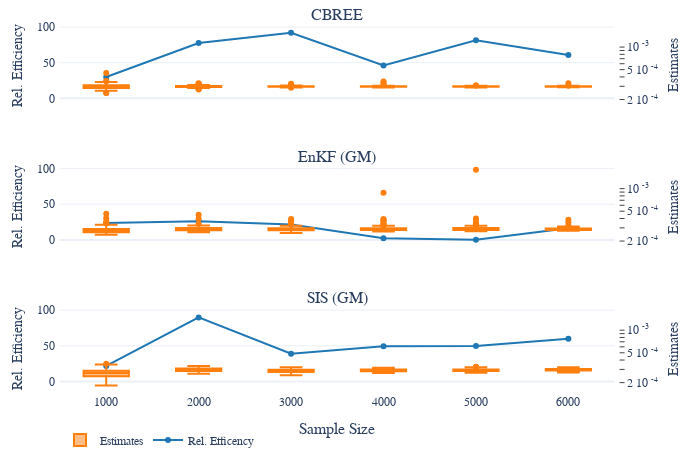

Write notebook code for a chart like this one.
### Markdown cell above
## Compare relative Efficiency

### Code cell
# filter
my_mixture_model = "GM"
my_obs_windows = 2
my_epsilon = 1
my_bm_cvar_tgt = 1
prob = df_agg.Problem.unique().item() 
this_df_agg = df_agg.query(
    "Problem == @prob & `Averaging Method`=='Average Estimate' & mixture_model==@my_mixture_model")
this_df_agg = this_df_agg[this_df_agg['$N_{{ \\text{{obs}} }}$']
                          == my_obs_windows]
this_df_agg = this_df_agg[this_df_agg['$\\epsilon_{{\\text{{Target}}}}$'] == my_epsilon]
this_df_agg = this_df_agg[this_df_agg['$\\Delta_{{\\text{{Target}}}}$'] == my_bm_cvar_tgt] 
this_df = df.query("Problem == @prob & `Averaging Method`=='Average Estimate' & mixture_model==@my_mixture_model")
this_df = this_df[this_df['$N_{{ \\text{{obs}} }}$']
                          == my_obs_windows]
this_df = this_df[this_df['$\\epsilon_{{\\text{{Target}}}}$'] == my_epsilon]
this_df = this_df[this_df['$\\Delta_{{\\text{{Target}}}}$'] == my_bm_cvar_tgt] 
this_df_agg = pd.concat(
    [this_df_agg, df_bm_agg[df_bm_agg.Solver.str.contains("GM")]])
this_df = pd.concat(
    [this_df, df_bm[df_bm.Solver.str.contains("GM")]])
this_df_agg["Relative Efficiency"] = (
    1 - this_df_agg["Truth"]) * this_df_agg["Truth"]
this_df_agg["Relative Efficiency"] = this_df_agg["Relative Efficiency"] / \
    (this_df_agg["Cost Mean"] * this_df_agg["MSE"])

this_df_agg.loc[this_df_agg.Solver.str.startswith("CBREE"), "Solver"] = "CBREE" 
this_df.loc[this_df.Solver.str.startswith("CBREE"), "Solver"] = "CBREE" 
fig = ree.make_efficiency_plot(this_df_agg,
                               this_df,
                               "Sample Size",
                           "Relative Efficiency",
                           "Estimate",
                           facet_row="Solver",
                           shared_secondary_y_axes=True)
fig.show()
fig_title = "eficiency plot " + prob + " solver vs sample size"
fig.write_image(f"{fig_title}.pdf".replace(" ", "_").lower())
fig_description = f"Solving the {prob} with the CBREE method and two benchmark methods (row). \
We vary the sample size ($x$-axis) and show for each sample size two quantities. \
There is an estimate of the relative efficiency (left $y$-axis) and \
a boxplot of the corresponding ${int(2*this_df_agg.Seed.unique()[0]+1)}$ empirical estimates of the failure probability (righ $y$-axis). \
The other parameters of the CBREE method are $\\Delta_{{\\text{{Target}}}} = {my_bm_cvar_tgt}$, \
$N_\\text{{obs}} = {my_obs_windows}$ and \
$\\epsilon_{{\\text{{Target}}}} = {my_epsilon}$."
with open(f"{fig_title} desc.tex".replace(" ", "_").lower(), "w") as file:
    file.write(fig_description)
display(Markdown(fig_description))

### Figure 1 — Plotly figure (JSON) as saved in the notebook; plotly's stock layout.template omitted (floating-point values rounded to 4 significant figures; data arrays with more than 128 entries replaced by an {"elided": "..."} marker saying what was removed)
{"data": [{"legendgroup": "2", "marker": {"color": "#FF7F0E"}, "name": "Estimates", "showlegend": true, "type": "box", "x": {"elided": "600 int values"}, "xaxis": "x", "y": {"elided": "600 float values"}, "yaxis": "y2"}, {"legendgroup": "1", "marker": {"color": "#1F77B4"}, "name": "Rel. Efficency", "showlegend": true, "type": "scatter", "x": [1000, 2000, 3000, 4000, 5000, 6000], "xaxis": "x", "y": [30.0, 77.71, 91.97, 46.03, 81.36, 60.73], "yaxis": "y"}, {"legendgroup": "2", "marker": {"color": "#FF7F0E"}, "name": "Estimates", "showlegend": false, "type": "box", "x": {"elided": "600 int values"}, "xaxis": "x2", "y": {"elided": "600 float values"}, "yaxis": "y4"}, {"legendgroup": "1", "marker": {"color": "#1F77B4"}, "name": "Rel. Efficency", "showlegend": false, "type": "scatter", "x": [1000, 2000, 3000, 4000, 5000, 6000], "xaxis": "x2", "y": [23.53, 26.23, 21.62, 2.369, 0.3325, 16.25], "yaxis": "y3"}, {"legendgroup": "2", "marker": {"color": "#FF7F0E"}, "name": "Estimates", "showlegend": false, "type": "box", "x": {"elided": "600 int values"}, "xaxis": "x3", "y": {"elided": "600 float values"}, "yaxis": "y6"}, {"legendgroup": "1", "marker": {"color": "#1F77B4"}, "name": "Rel. Efficency", "showlegend": false, "type": "scatter", "x": [1000, 2000, 3000, 4000, 5000, 6000], "xaxis": "x3", "y": [21.7, 89.84, 38.89, 49.27, 49.76, 59.85], "yaxis": "y5"}], "layout": {"annotations": [{"font": {"size": 16}, "showarrow": false, "text": "CBREE", "x": 0.47, "xanchor": "center", "xref": "paper", "y": 1, "yanchor": "bottom", "yref": "paper"}, {"font": {"size": 16}, "showarrow": false, "text": "EnKF (GM)", "x": 0.47, "xanchor": "center", "xref": "paper", "y": 0.6111, "yanchor": "bottom", "yref": "paper"}, {"font": {"size": 16}, "showarrow": false, "text": "SIS (GM)", "x": 0.47, "xanchor": "center", "xref": "paper", "y": 0.2222, "yanchor": "bottom", "yref": "paper"}, {"font": {"size": 16}, "showarrow": false, "text": "Sample Size", "x": 0.47, "xanchor": "center", "xref": "paper", "y": 0, "yanchor": "top", "yref": "paper", "yshift": -30}], "autosize": false, "font": {"family": "Serif"}, "height": 466.7, "legend": {"orientation": "h"}, "margin": {"b": 50, "l": 50, "pad": 4, "r": 50, "t": 25}, "width": 700, "xaxis": {"anchor": "y", "domain": [0, 0.94], "exponentformat": "power", "matches": "x3", "showticklabels": false}, "xaxis2": {"anchor": "y3", "domain": [0, 0.94], "matches": "x3", "showticklabels": false}, "xaxis3": {"anchor": "y5", "domain": [0, 0.94]}, "yaxis": {"anchor": "x", "domain": [0.7778, 1], "exponentformat": "power", "matches": "y5", "title": {"text": "Rel. Efficiency"}}, "yaxis2": {"anchor": "x", "exponentformat": "power", "overlaying": "y", "range": [-3.784, -2.706], "showgrid": false, "side": "right", "ticks": "outside", "ticktext": {"elided": "200 str values"}, "tickvals": {"elided": "200 float values"}, "title": {"text": "Estimates"}, "type": "log"}, "yaxis3": {"anchor": "x2", "domain": [0.3889, 0.6111], "matches": "y5", "title": {"text": "Rel. Efficiency"}}, "yaxis4": {"anchor": "x2", "exponentformat": "power", "overlaying": "y3", "range": [-3.784, -2.706], "showgrid": false, "side": "right", "ticks": "outside", "ticktext": {"elided": "200 str values"}, "tickvals": {"elided": "200 float values"}, "title": {"text": "Estimates"}, "type": "log"}, "yaxis5": {"anchor": "x3", "domain": [0, 0.2222], "title": {"text": "Rel. Efficiency"}}, "yaxis6": {"anchor": "x3", "exponentformat": "power", "overlaying": "y5", "range": [-3.784, -2.706], "showgrid": false, "side": "right", "ticks": "outside", "ticktext": {"elided": "200 str values"}, "tickvals": {"elided": "200 float values"}, "title": {"text": "Estimates"}, "type": "log"}}}
